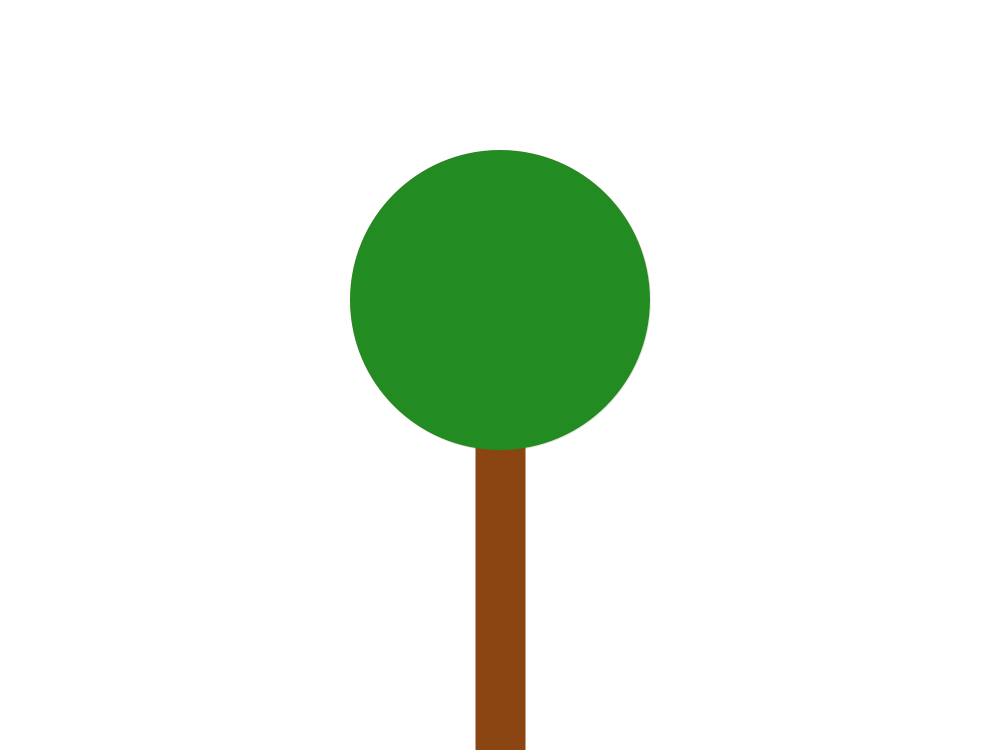
Frame 1 (no input)
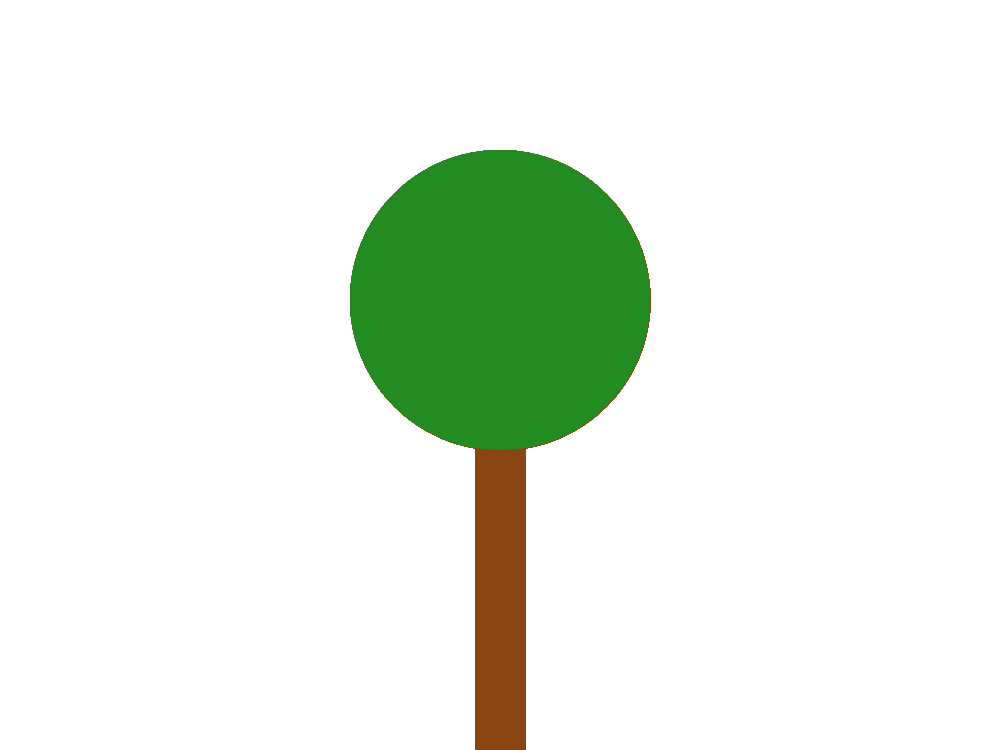
Frame 60 (the mouse pressed at the canvas centre just before this capture)
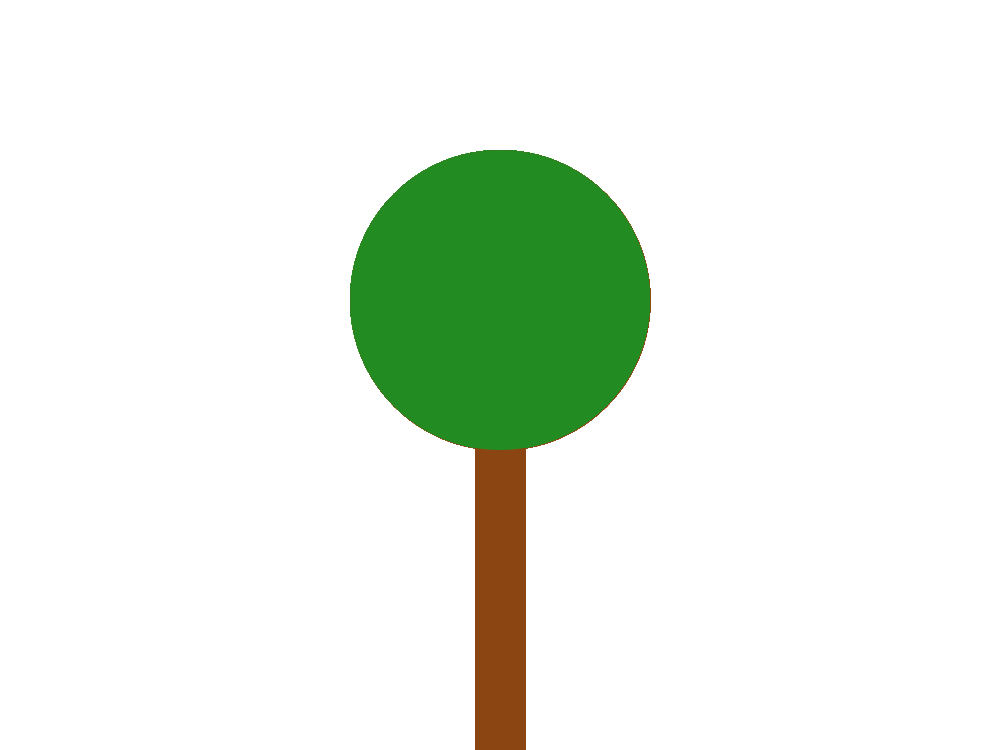
Frame 120 (the mouse held since frame 60 and released just before this capture)

The Processing sketch that drew these frames (run headless with seeded random() and noise(); from frame 60 on, the mouse is pressed at the canvas centre):

// Processing sketch: sketch_220913c
// ── sketch_220913c.pde

int xWaarde = 500;
int yWaarde = 300;
int Xwaarde = 500;
int Ywaarde = 300;

void setup(){
 size (1000,750);
 background(255,255,255);
}

void draw(){

  if(xWaarde>=1000){
    xWaarde = 0;
  }
  if(yWaarde>=750){
    yWaarde = 300;
  }
  if(Xwaarde>=1000){
   Xwaarde = 0; 
  }
  if(Ywaarde>=750){
   Ywaarde=300 ;
  }

  stroke(139,69,19);
  strokeWeight(50);
  line(Xwaarde,Ywaarde,Xwaarde,Ywaarde+750);
  
  strokeWeight(0);
  fill(34,139,34);
  ellipse(xWaarde,yWaarde,300,300);
  

}
